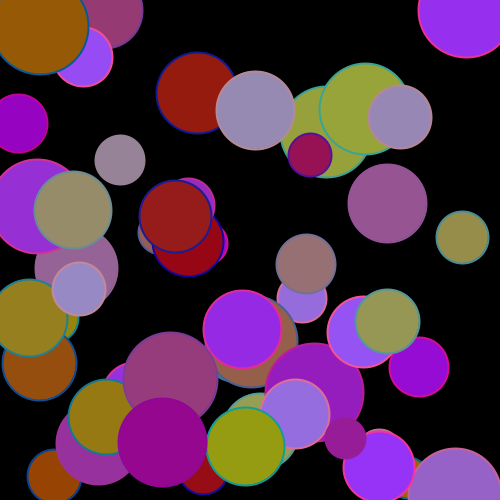
Frame 1 (no input)
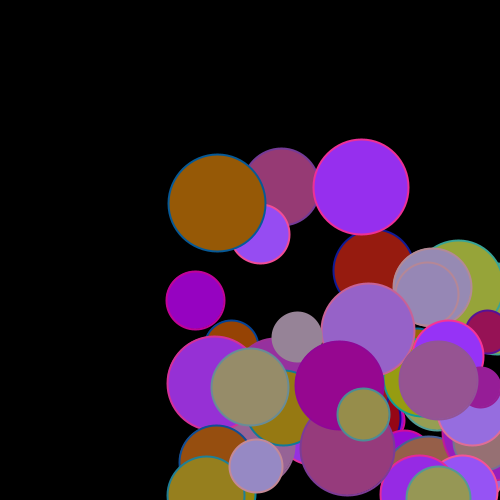
Frame 60 (the mouse pressed at the canvas centre just before this capture)
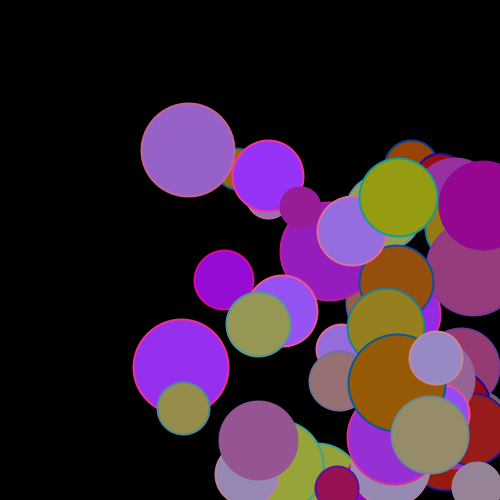
Frame 120 (the mouse held since frame 60 and released just before this capture)

The Processing sketch that drew these frames (run headless with seeded random() and noise(); from frame 60 on, the mouse is pressed at the canvas centre):

// Processing sketch: processing_83176
// ── processing_83176.pde

//bouncing ball project for computer programming 1
//Iam B

Ball bob[];
void setup()
{
  size(500,500);
  bob=new Ball[50];
  for(int i=0;i<50;i++)
  {
    bob[i]=new Ball();
  }
}
void draw()
{
  background(0);
  for(int i=0;i<50;i++)
  {
   bob[i].travel();
   bob[i].bounce();
   bob[i].show(); 
  }
}
class Ball
{
  int x,y;
  boolean up,right;
  int g,b;
  int d;
  Ball()
  {
    x=int(random(500));
    y=int(random(500));
    up=false;
    right=true;
    g=int(random(170));
    b=int(random(255));
    d=int(random(40,100));
  }
  void travel()
  {
    if (right==true)
    {
      x=x+3;
    }
    else
    {
      x=x-3;
    }
    if (up==true)
    {
      y=y-3;
    }
    else
    {
      y=y+3;
    }
  }
   void bounce()
  {
    if(x>499)
    {
      right=false;
    }
    else if(x<1)
    {
      right =true;
    }
    if(y>499)
    {
      up=true;
    }
    else if(y<1)
    {
      up=false;
    }
  }
  void show()
  {
    fill(150,g,b);
    stroke(b,g,150);
    strokeWeight(2);
    ellipse(x,y,d,d);
  }
}
